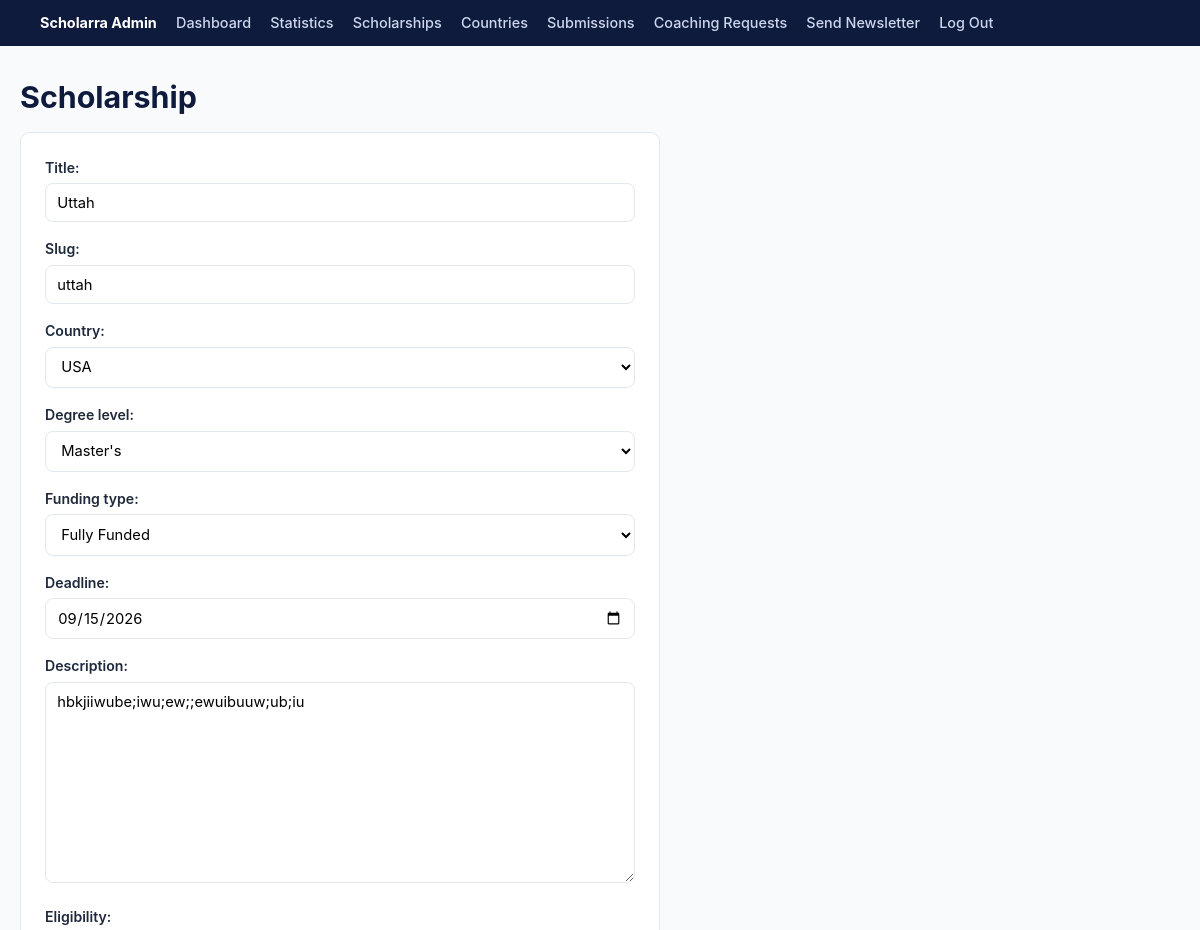
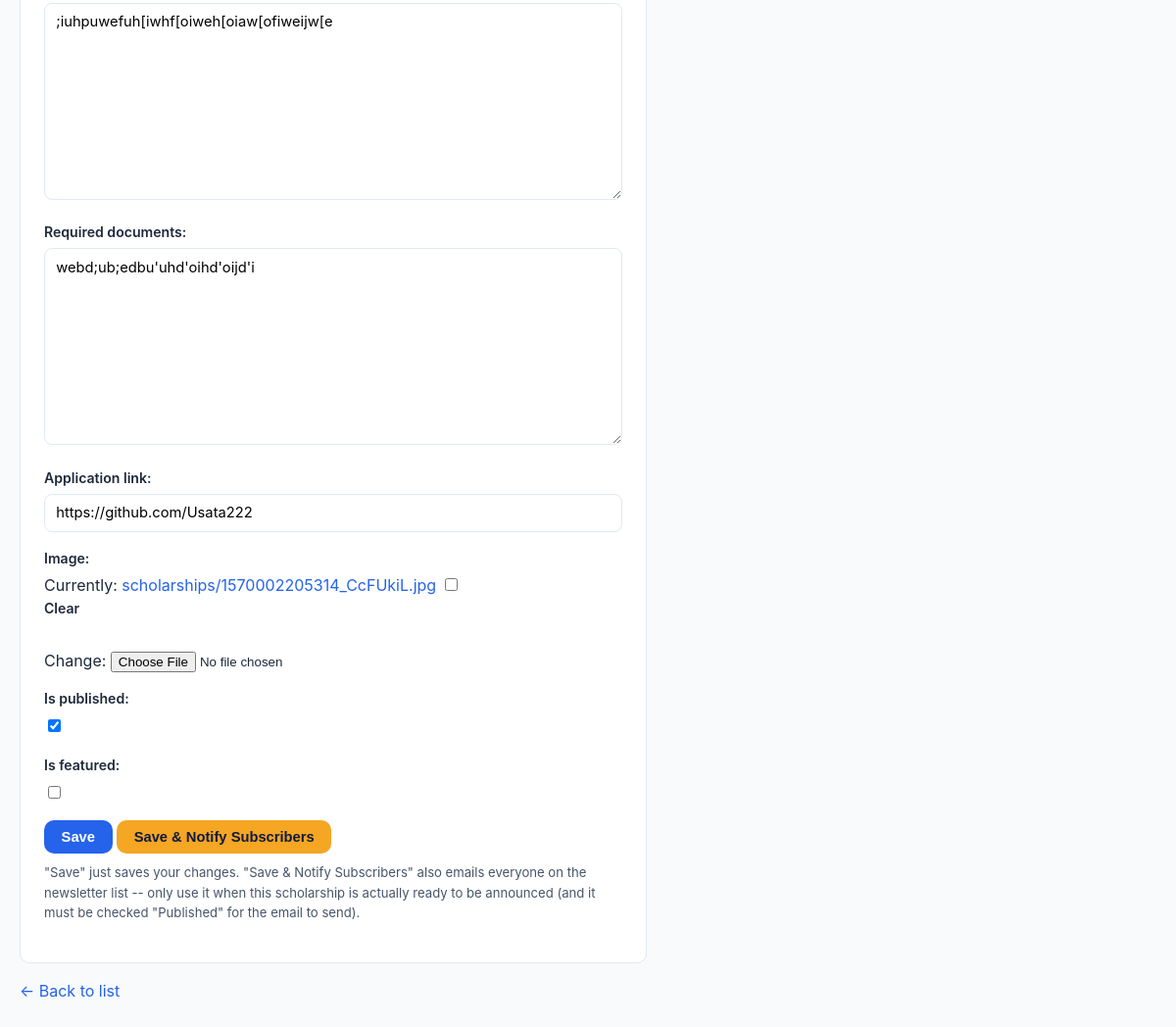
Screenshot of /dashboard/scholarships/8/edit/ (signed in) with the database file from the repository (2 pictures, top to bottom).
### myapp/models.py (models this page shows, shortened)
class Scholarship(models.Model):
    DEGREE_LEVEL_CHOICES = [
        ("undergraduate", "Undergraduate"),
        ("masters", "Master's"),
        ("phd", "PhD"),
    ]
    FUNDING_TYPE_CHOICES = [
        ("full", "Fully Funded"),
        ("partial", "Partially Funded"),
    ]
    title = models.CharField(max_length=200)
    slug = models.SlugField(max_length=220, unique=True)
    country = models.ForeignKey(Country, on_delete=models.CASCADE, related_name="scholarships") # if a country is deleted, all scholarships related to that country will also be deleted, to get all scholarships related to a country, we can use country.scholarships.all()
    degree_level = models.CharField(max_length=20, choices=DEGREE_LEVEL_CHOICES)
    funding_type = models.CharField(max_length=10, choices=FUNDING_TYPE_CHOICES)
    deadline = models.DateField()
    description = models.TextField()
    eligibility = models.TextField()
    required_documents = models.TextField(blank=True) #blank=True means that this field is optional
    application_link = models.URLField()
    image = models.ImageField(upload_to='scholarships/', blank=True, null=True)
    is_featured = models.BooleanField(default=False)
    deadline_reminder_sent = models.BooleanField(default=False)  # prevents sending the "closing soon" email more than once per scholarship
    is_published = models.BooleanField(default=False) #default=False means that this new scholarship will not be published by default, it will be published only when the admin approves it
    view_count = models.PositiveIntegerField(default=0)
    click_count = models.PositiveIntegerField(default=0)
    created_at = models.DateTimeField(auto_now_add=True)
    updated_at = models.DateTimeField(auto_now=True)

### myapp/views.py (the view)
# urls.py: path('dashboard/scholarships/<int:pk>/edit/', views.admin_scholarship_edit, name='admin_scholarship_edit'),
@login_required
def admin_scholarship_edit(request, pk): # this function is decorated with the @login_required decorator, which means that only authenticated users can access this view. If an unauthenticated user tries to access it, they will be redirected to the login page. The function retrieves a Scholarship object based on its primary key (pk) and allows the admin user to edit its details using a form. If the request method is POST, it processes the submitted form data; if valid, it saves the changes. Whether subscribers get notified now depends on which button the admin clicked -- "Save" just saves, "Save & Notify Subscribers" saves and sends the email. Finally, it redirects to the scholarship list. If the request method is GET, it displays the form pre-filled with the scholarship's current details.
    scholarship = get_object_or_404(Scholarship, pk=pk)
    if request.method == "POST":
        form = ScholarshipForm(request.POST, request.FILES, instance=scholarship)
        if form.is_valid():
            scholarship = form.save()
            if request.POST.get("action") == "save_and_notify" and scholarship.is_published:
                notify_subscribers_of_new_scholarship(scholarship)
            return redirect('admin_scholarship_list')
    else:
        form = ScholarshipForm(instance=scholarship)
    context = {"form": form}
    return render(request, "myapp/admin_scholarship_form.html", context)

### myapp/forms.py
class ScholarshipForm(forms.ModelForm):
    class Meta:
        model = Scholarship
        fields = [
            "title", "slug", "country", "degree_level", "funding_type",
            "deadline", "description", "eligibility", "required_documents",
            "application_link", "image", "is_published", "is_featured",
        ]
        widgets = {
            "deadline": forms.DateInput(attrs={"type": "date"}),
        }

### myapp/context_processors.py (called while the page is built)
def site_contact(request):
    return {
        "site_contact_email": settings.ADMIN_EMAIL,
    }

### myapp/models.py (called while the page is built)
    def __str__(self): # to prevent "country object(1)"
        return self.name

### myapp/templates/myapp/admin_scholarship_form.html (shortened to what this page needs)
{% extends "myapp/dashboard_base.html" %}
{% block content %}
<h1>Scholarship</h1>
<div class="form-card" style="max-width: 640px;">
    <form method="post" enctype="multipart/form-data">
        {{ form.as_p }}
        <button type="submit" name="action" value="save" class="btn btn-primary">Save</button>
        <button type="submit" name="action" value="save_and_notify" class="btn btn-gold">Save &amp; Notify Subscribers</button>
        <p style="font-size:0.82rem; color:var(--slate-light); margin-top:0.6rem;">
            "Save" just saves your changes. "Save &amp; Notify Subscribers" also emails everyone on the newsletter list -- only use it when this scholarship is actually ready to be announced (and it must be checked "Published" for the email to send).
        </p>
    </form>
</div>
<p><a href="{% url 'admin_scholarship_list' %}">&larr; Back to list</a></p>
{% endblock %}

### myapp/static/myapp/style.css (style rules this page uses)
:root { --navy: #0f1b3d; --navy-light: #16234a; --blue: #2563eb; --blue-dark: #1d4ed8; --gold: #f5a623; --slate: #1e293b; --slate-light: #475569; --bg: #f8fafc; --card-bg: #ffffff; --border: #e2e8f0; --danger: #dc2626; --success: #16a34a; --radius: 10px; --shadow: 0 1px 3px rgba(15, 27, 61, 0.08), 0 1px 2px rgba(15, 27, 61, 0.06); --shadow-hover: 0 4px 12px rgba(15, 27, 61, 0.12); --max-width: 1160px; }
* { box-sizing: border-box; }
body { margin: 0; font-family: -apple-system, BlinkMacSystemFont, "Segoe UI", Roboto, Helvetica, Arial, sans-serif; background: var(--bg); color: var(--slate); line-height: 1.55; }
a { color: var(--blue); text-decoration: none; }
h1, h2, h3 { color: var(--navy); line-height: 1.25; margin: 0 0 0.5em; }
h1 { font-size: 1.9rem; }
.btn { display: inline-block; padding: 0.55rem 1.1rem; border-radius: var(--radius); font-weight: 600; font-size: 0.92rem; border: none; cursor: pointer; text-align: center; }
.btn-primary { background: var(--blue); color: #fff; }
.btn-gold { background: var(--gold); color: var(--navy); }
form p { margin: 0 0 1rem; }
form label { display: block; font-weight: 600; font-size: 0.88rem; margin-bottom: 0.3rem; color: var(--slate); }
input[type="text"], input[type="email"], input[type="password"], input[type="url"], input[type="date"], textarea, select { width: 100%; padding: 0.6rem 0.7rem; border: 1px solid var(--border); border-radius: 8px; font-size: 0.92rem; font-family: inherit; background: #fff; }
textarea { min-height: 110px; }
.form-card { background: var(--card-bg); border: 1px solid var(--border); border-radius: var(--radius); padding: 1.5rem; max-width: 640px; }

### rows the page displays
Scholarship: title "Uttah", slug "uttah", country "USA", degree_level "Master's", funding_type "Fully Funded", deadline "09/15/2026", description "hbkjiiwube;iwu;ew;;ewuibuuw;ub;iu", eligibility ";iuhpuwefuh[iwhf[oiweh[oiaw[ofiweijw[e", required_documents "webd;ub;edbu'uhd'oihd'oijd'i", application_link "https://github.com/Usata222", is_published "☑"
